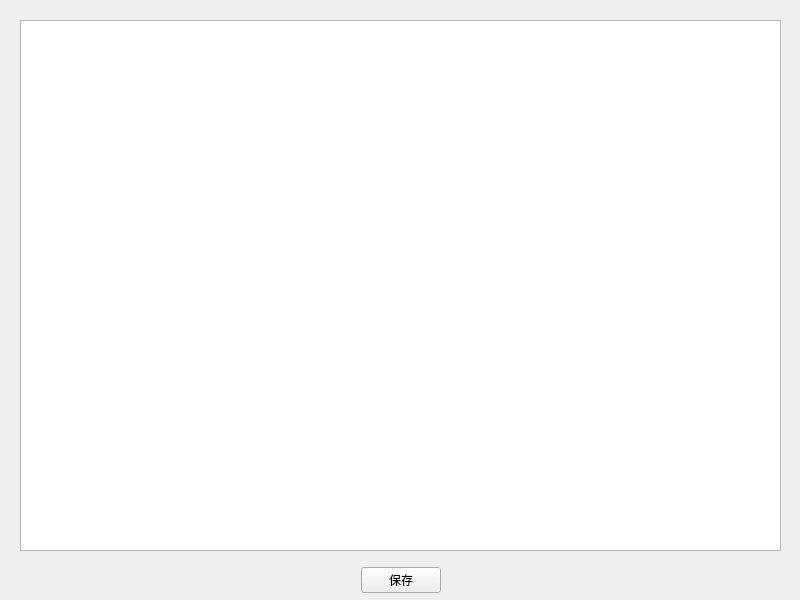
<?xml version="1.0" encoding="UTF-8"?>
<ui version="4.0">
 <class>Edit</class>
 <widget class="QMainWindow" name="Edit">
  <property name="geometry">
   <rect>
    <x>0</x>
    <y>0</y>
    <width>800</width>
    <height>600</height>
   </rect>
  </property>
  <property name="windowTitle">
   <string>限时编辑器</string>
  </property>
  <widget class="QWidget" name="centralwidget">
   <widget class="QTextEdit" name="textEdit">
    <property name="geometry">
     <rect>
      <x>20</x>
      <y>20</y>
      <width>761</width>
      <height>531</height>
     </rect>
    </property>
   </widget>
   <widget class="QWidget" name="horizontalLayoutWidget">
    <property name="geometry">
     <rect>
      <x>0</x>
      <y>560</y>
      <width>801</width>
      <height>41</height>
     </rect>
    </property>
    <layout class="QHBoxLayout" name="horizontalLayout">
     <item>
      <spacer name="horizontalSpacer_2">
       <property name="orientation">
        <enum>Qt::Horizontal</enum>
       </property>
       <property name="sizeHint" stdset="0">
        <size>
         <width>40</width>
         <height>20</height>
        </size>
       </property>
      </spacer>
     </item>
     <item>
      <widget class="QPushButton" name="pushButton">
       <property name="text">
        <string>保存</string>
       </property>
      </widget>
     </item>
     <item>
      <spacer name="horizontalSpacer">
       <property name="orientation">
        <enum>Qt::Horizontal</enum>
       </property>
       <property name="sizeHint" stdset="0">
        <size>
         <width>40</width>
         <height>20</height>
        </size>
       </property>
      </spacer>
     </item>
    </layout>
   </widget>
  </widget>
 </widget>
 <resources/>
 <connections/>
</ui>
